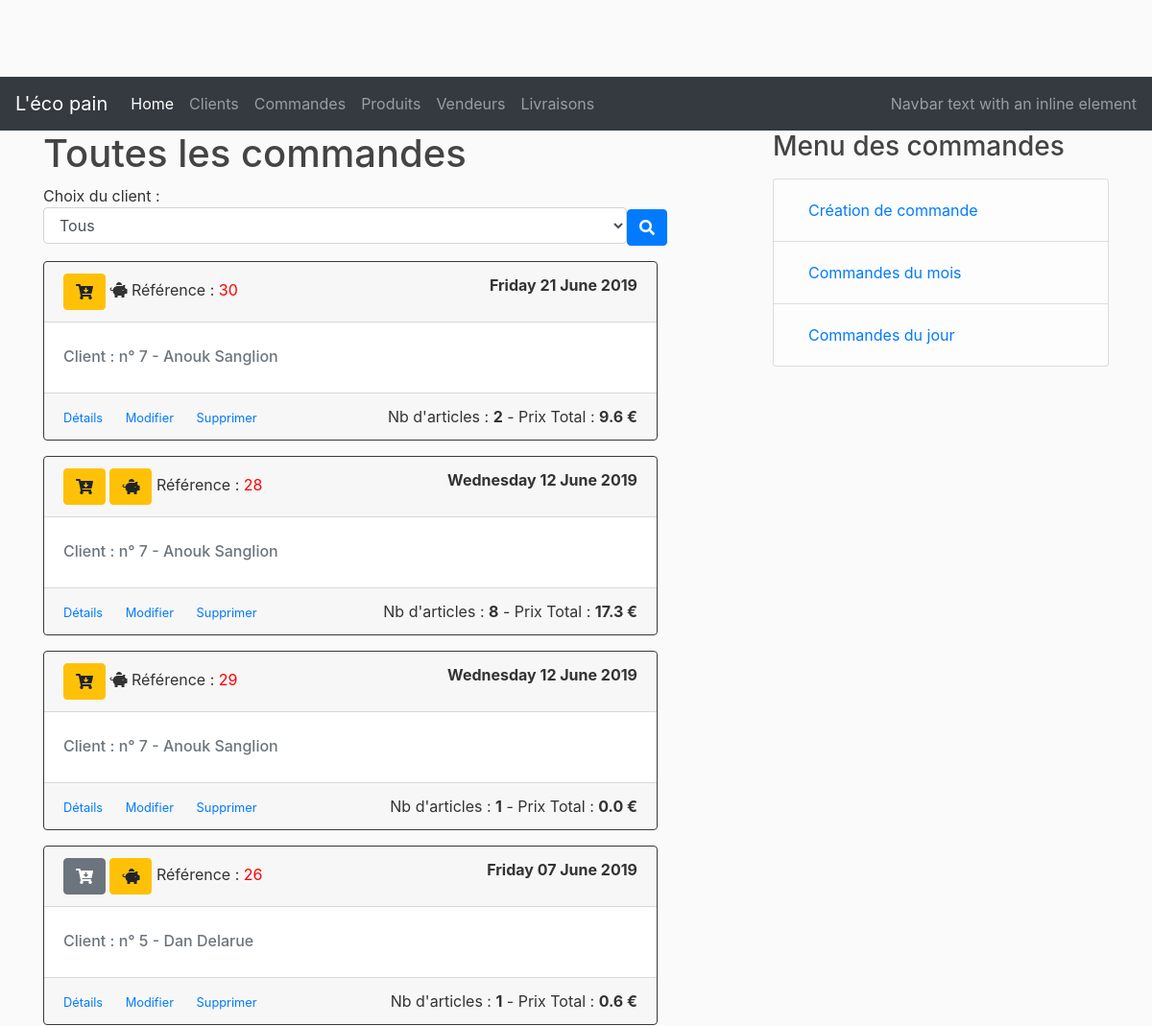
The page /orders (upper part) on the database as committed earlier.
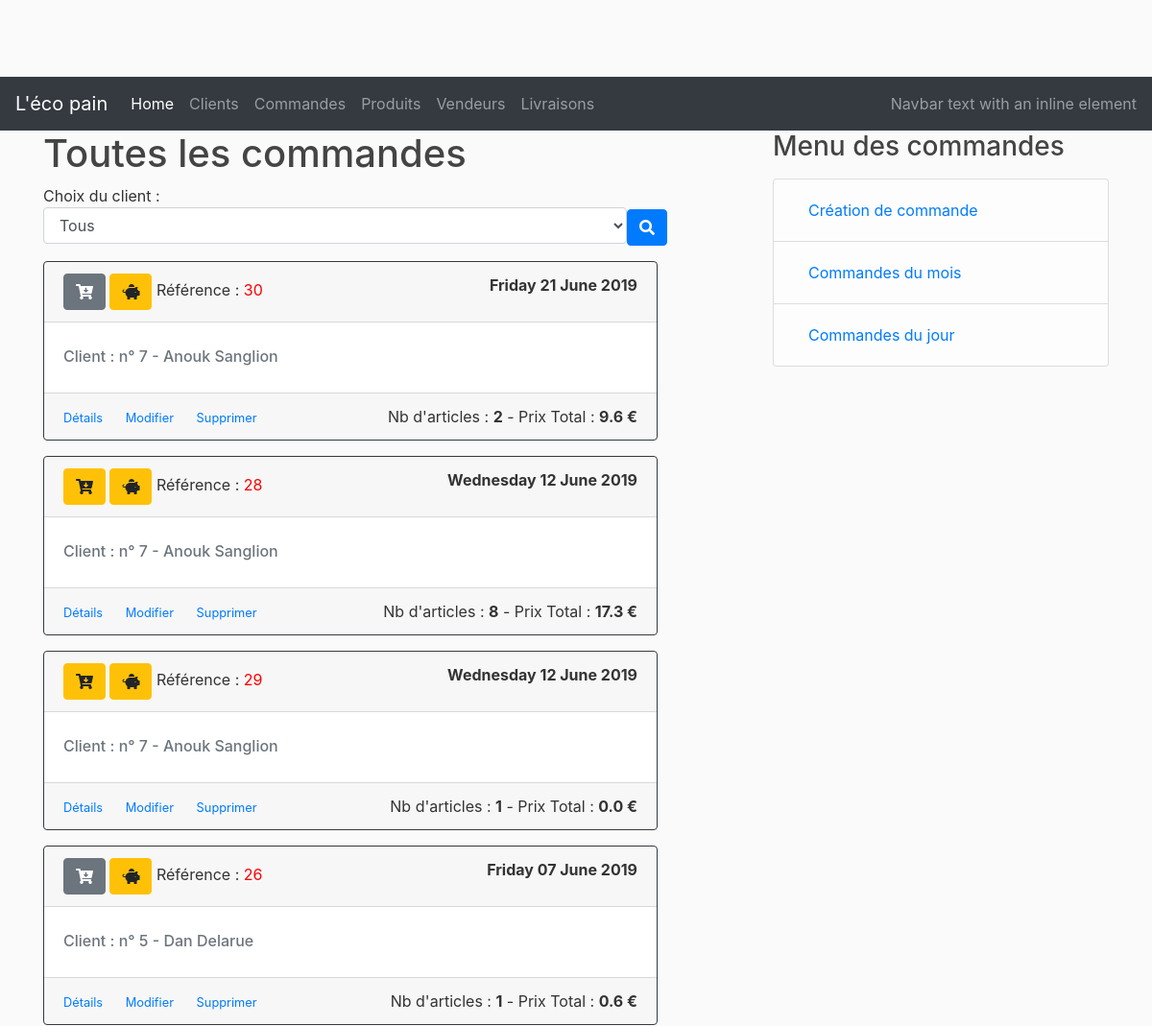
The same page on the database as committed later.
### lecopain/dao/models.py (models this page shows, shortened)
class CustomerOrder(db.Model)   :
    __tablename__               = 'customer_orders'
    id                          = db.Column(db.Integer, primary_key                             = True)
    title                       = db.Column(db.String(50), nullable                             = False)
    created_at                  = db.Column(db.DateTime, nullable                               = False, default = datetime.utcnow)
    customer_id                 = db.Column(db.Integer, db.ForeignKey('customers.id'), nullable = False)
    status                      = db.Column(db.String(20), nullable                             = False)
    vendorOrders                = db.relationship('VendorOrder', backref = 'customerOrder', lazy = True)
    delivery                    = db.relationship('Delivery', uselist=False)
    delivery_dt                 = db.Column(db.DateTime)
    payement_status             = db.Column(db.String(20), nullable                             = False)

### lecopain/controllers/order_controller.py (the view)
@order_page.route("/orders", methods=['GET', 'POST'])
def orders():
    orders = CustomerOrder.query.order_by(CustomerOrder.delivery_dt.desc()).all()
    customers = Customer.query.all()
    map = orderServices.get_maps_from_orders(orders)
    return render_template('/orders/orders.html', orders=orders, customers=customers, title="Toutes les commandes", map=map)

### lecopain/templates/orders/orders.html (shortened to what this page needs)
{% extends "layout.html" %}
{% block content %}
    <div class="form-group">
        Choix du client :<br>
        <select class="form-control" name="customer_id" style="width: 38rem; display:inline-block" >
            <option value="" SELECTED>Tous</option>
        </select><button type="button" id="more_fields" onclick="search_order_by_customer();" class="btn btn-primary display:inline-block" ><i class="fa fa-search"></i></button>
    </div>
    {% for order in orders %}
    <div class="card border-dark mb-3" style="width: 40rem;">
        <div class="card-header">
            {% if order.status == 'ANNULEE' %}
                <span class="btn btn-secondary" style="font-size: 1,8em;">
            {% endif %}
            {% if order.status == 'CREE' %}
            <span class="btn btn-warning" style="font-size: 1,8em;">
            {% endif %}
                <i class="fas fa-cart-arrow-down "></i>
            </span>
            {% if order.payement_status == 'NON_PAYEE' and order.status != 'LIVREE'%}
            <span class="btn btn-warning" style="font-size: 1,9em;">
            {% endif %}
                <i class="fas fa-piggy-bank "></i>
            </span>
            Référence : <span style="color:red">{{order.id}}</span>
            <span style="float: right"><b>{{ order.delivery_dt.strftime('%A %d %B %Y') }}</b></span>
        </div>
        <div class="card-body">
            <h6 class="card-subtitle mb-2 text-muted">Client : n° {{ order.customer_id }} - {{map['CUSTOMER'][order.id]}}</h6>
        </div>
        <div class="card-footer">
            <small class="text-muted">
                <a href="/orders/{{order.id}}" class="card-link">Détails</a>
                <a href="/orders/update/{{order.id}}" class="card-link">Modifier</a>
                <a href="/orders/delete/{{order.id}}" class="card-link">Supprimer</a>
            </small>
            <span style="float: right">Nb d'articles : <b>{{ map['NB_PRODUCTS'][order.id] }}</b> - Prix Total : <b>{{ map['TOTAL'][order.id] }} €</b></span>
        </div>
    </div>
    {% endfor %}
{% endblock %}
{% block right_menu %}
<div class="content-section">
    <h3>Menu des commandes</h3>
    <p class='text-muted'>
        <ul class="list-group">
        <li class="list-group-item list-group-item-light">
            <a class="nav-link" href="/orders/new">Création de commande</a></li>
        <li class="list-group-item list-group-item-light">
            <a class="nav-link" href="/orders/year/0/month/0">Commandes du mois</a></li>
        <li class="list-group-item list-group-item-light">
            <a class="nav-link" href="/orders/year/0/month/0/day/0">Commandes du jour</a></li>
        </ul>
    </p>
</div>
{% endblock %}

Rows that differ between the two databases and show on the page:
changed CustomerOrder "Friday 21 June 2019": status "CREE" → "ANNULEE" (drawn); payement_status empty → "NON_PAYEE" (drawn)
changed CustomerOrder id 29: payement_status empty → "NON_PAYEE" (drawn)
